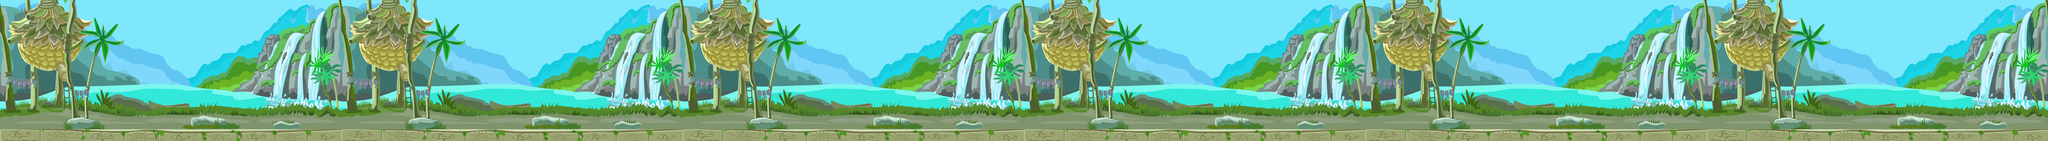

Tiled map render using the project's own tile images. Description and the map definition, with tile-layer contents summarised, below:
An orthogonal 348x24 tile map with 32x32 px tiles, 5 tile layers (Tile Layer 5, Tile Layer 4, Tile Layer 3, Tile Layer 2, ...), 5 tilesets and 3 objects (0, 1, 2).

<map version="1.2" tiledversion="1.2.4" orientation="orthogonal" renderorder="right-down" width="348" height="24" tilewidth="32" tileheight="32" infinite="0" nextlayerid="8" nextobjectid="4">
 <tileset firstgid="1" source="1.tsx" />
 <tileset firstgid="1857" source="2.tsx" />
 <tileset firstgid="3713" source="4.tsx" />
 <tileset firstgid="5569" source="5.tsx" />
 <tileset firstgid="7425" source="7.tsx" />
 <layer id="5" name="Tile Layer 5" width="348" height="24">
  <data>[8352 cells, 8352 non-empty, 1667 distinct tile ids]</data>
 </layer>
 <layer id="4" name="Tile Layer 4" width="348" height="24">
  <data>[8352 cells, 8352 non-empty, 1392 distinct tile ids]</data>
 </layer>
 <layer id="3" name="Tile Layer 3" width="348" height="24">
  <data>[8352 cells, 8352 non-empty, 1392 distinct tile ids]</data>
 </layer>
 <layer id="2" name="Tile Layer 2" width="348" height="24">
  <data>[8352 cells, 8352 non-empty, 1392 distinct tile ids]</data>
 </layer>
 <layer id="1" name="Lane" width="348" height="24">
  <data>[8352 cells, 696 non-empty, 116 distinct tile ids]</data>
 </layer>
 <objectgroup id="7" name="Monster">
  <object id="1" name="MC" type="0" x="74" y="608" />
  <object id="2" name="Kaisa" type="1" x="394" y="620" />
  <object id="3" name="Murad" type="2" x="3722" y="622" />
 </objectgroup>
</map>
